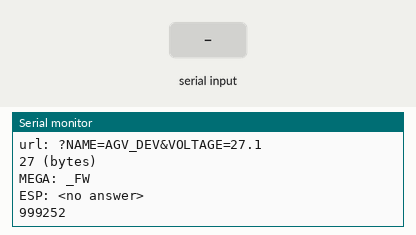
Recording of a sketch running on a simulated Arduino Mega 2560, built with avr-gcc and run on an emulated ATmega2560. On the bench: the last lines printed to the serial monitor. Inputs (shaded band) come from the test bench.

Above: at 1.7 s.
1.8 s: "1\n" received over the second serial link
At 3.81 s:
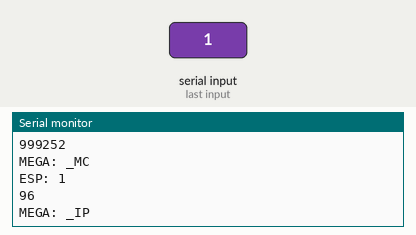
4.0 s: "0\n" received over the second serial link
At 4.4 s:
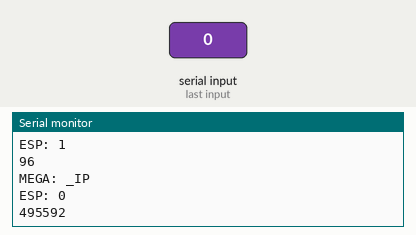
6.5 s: "2\n" received over the second serial link
At 7.8 s:
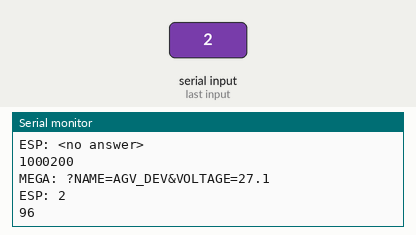
Timing chart, 0 to 9.5 s (numbered marks = the images above; inputs shaded):
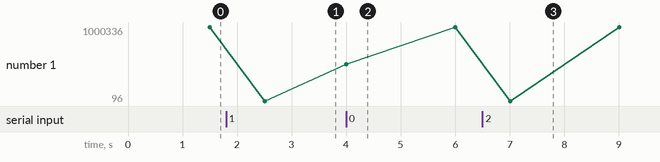

The sketch:

mega_exemple.ino
```cpp
#define VERSION "0.5.0"

#define DEBUGSERIAL Serial
#define SERIAL_WIFI Serial3

String url = "?NAME=AGV_DEV&VOLTAGE=27.1\n";
String read_buf;
String msg = "";

void setup() {
  DEBUGSERIAL.begin(115200);


  DEBUGSERIAL.print("start WIFI_DEV v");
  DEBUGSERIAL.print(VERSION);
  DEBUGSERIAL.print("\n");


  SERIAL_WIFI.begin(115200);
  DEBUGSERIAL.print("url: " + url);
  DEBUGSERIAL.print("\n");
  DEBUGSERIAL.print(url.length());
  DEBUGSERIAL.print(" (bytes)\n");

  delay(500);
}

long index = 0;
long url_index = 0;
void loop() {
  long start, end, duration;

  if      (index % 6 == 0 ) { msg = "_FW"; }
  else if (index % 6 == 1 ) { msg = "_MC"; }
  else if (index % 6 == 2 ) { msg = "_IP"; }
  else if (index % 6 == 3 ) { msg = "_SS"; }
  else if (index % 6 == 4 ) { msg = url; }
  else if (index % 6 == 5 ) { msg = "_QL"; }
  else if (index % 6 == 5 ) { msg = "_SR"; }
  index++;

  DEBUGSERIAL.print("MEGA: " + msg);
  DEBUGSERIAL.print("\n");
  //start  = micros();
  SERIAL_WIFI.print(msg);
  SERIAL_WIFI.print("\n");
  SERIAL_WIFI.flush();
  //end = micros();
  //duration = end - start;
  //DEBUGSERIAL.print(duration);
  //DEBUGSERIAL.print("\n");
  delayMicroseconds(500);
  start = micros();
  //while (SERIAL_WIFI.available() > 0) {
    read_buf = SERIAL_WIFI.readStringUntil('\n');
  //}
  end = micros();

  if (read_buf.length() > 0) {
    DEBUGSERIAL.print("ESP: " + read_buf);
    if (!read_buf.endsWith("\n")) {  DEBUGSERIAL.print("\n");  }
    read_buf = "";
  } else {
    DEBUGSERIAL.print("ESP: <no answer>\n");
  }
  duration = end - start;
  DEBUGSERIAL.print(duration);
  DEBUGSERIAL.print("\n");

  delay(1000);
}
```

Measured:
- after the input at 1.8 s, the serial monitor: prints a new line after 0.70 s (image 1)
- after the input at 4.0 s, the serial monitor: prints a new line at once (image 2)
- after the input at 6.5 s, the serial monitor: prints a new line after 0.51 s (image 3)
- plotted number 1: 999252 → 96 after the input at 1.8 s, 96 → 1000200 after the input at 4.0 s, 1000200 → 1000280 after the input at 6.5 s
